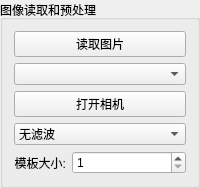
         <widget class="QGroupBox" name="groupBox_3">
          <property name="title">
           <string>图像读取和预处理</string>
          </property>
          <layout class="QGridLayout" name="gridLayout_2">
           <item row="0" column="0">
            <layout class="QVBoxLayout" name="verticalLayout_2">
             <item>
              <widget class="QPushButton" name="OpenImage">
               <property name="sizePolicy">
                <sizepolicy hsizetype="Minimum" vsizetype="Fixed">
                 <horstretch>0</horstretch>
                 <verstretch>0</verstretch>
                </sizepolicy>
               </property>
               <property name="styleSheet">
                <string notr="true"/>
               </property>
               <property name="text">
                <string>读取图片</string>
               </property>
              </widget>
             </item>
             <item>
              <widget class="QComboBox" name="comboBox_Device">
               <property name="styleSheet">
                <string notr="true"/>
               </property>
              </widget>
             </item>
             <item>
              <widget class="QPushButton" name="OPenCamera">
               <property name="text">
                <string>打开相机</string>
               </property>
              </widget>
             </item>
             <item>
              <widget class="QComboBox" name="Filter">
               <property name="styleSheet">
                <string notr="true"/>
               </property>
               <item>
                <property name="text">
                 <string>无滤波</string>
                </property>
               </item>
               <item>
                <property name="text">
                 <string>中值滤波</string>
                </property>
               </item>
               <item>
                <property name="text">
                 <string>均值滤波</string>
                </property>
               </item>
               <item>
                <property name="text">
                 <string>高斯滤波</string>
                </property>
               </item>
              </widget>
             </item>
             <item>
              <layout class="QHBoxLayout" name="horizontalLayout_4" stretch="0,1">
               <item>
                <widget class="QLabel" name="label_3">
                 <property name="text">
                  <string>模板大小:</string>
                 </property>
                 <property name="alignment">
                  <set>Qt::AlignRight|Qt::AlignTrailing|Qt::AlignVCenter</set>
                 </property>
                </widget>
               </item>
               <item>
                <widget class="QSpinBox" name="TemplateSize">
                 <property name="focusPolicy">
                  <enum>Qt::NoFocus</enum>
                 </property>
                 <property name="inputMethodHints">
                  <set>Qt::ImhNone</set>
                 </property>
                 <property name="readOnly">
                  <bool>false</bool>
                 </property>
                 <property name="buttonSymbols">
                  <enum>QAbstractSpinBox::UpDownArrows</enum>
                 </property>
                 <property name="accelerated">
                  <bool>false</bool>
                 </property>
                 <property name="minimum">
                  <number>1</number>
                 </property>
                 <property name="singleStep">
                  <number>2</number>
                 </property>
                 <property name="value">
                  <number>1</number>
                 </property>
                </widget>
               </item>
              </layout>
             </item>
            </layout>
           </item>
          </layout>
         </widget>
